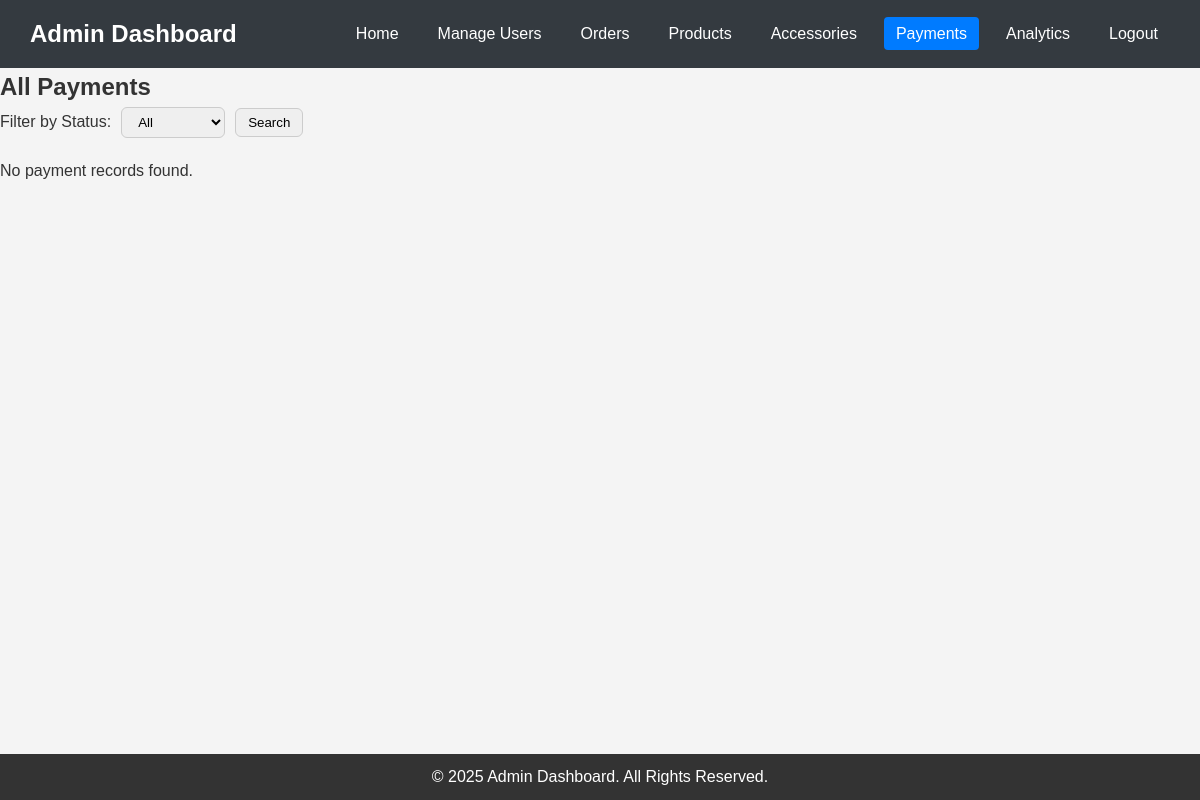
/admin/adminpage/payments.php, run on an earlier commit of the app's database.
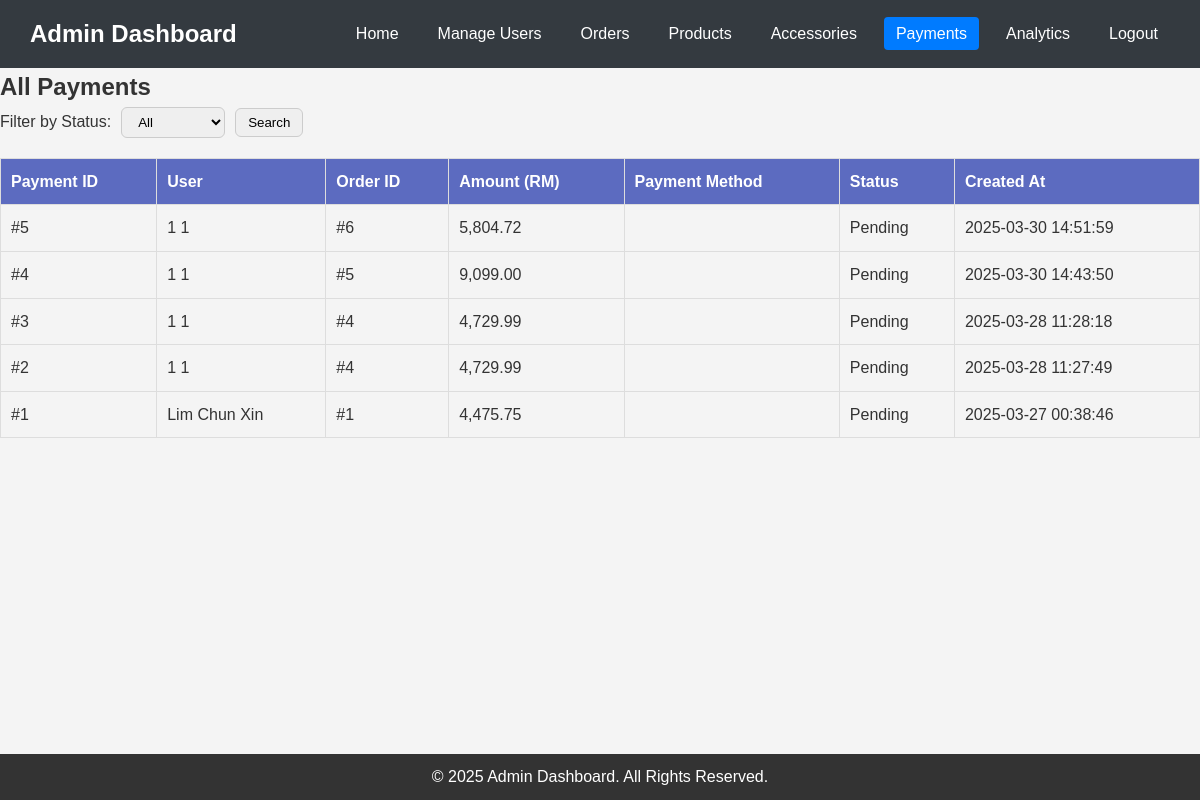
And on a later commit of the database.
### tables this page shows
CREATE TABLE `payments` (
  `id` int(11) NOT NULL,
  `order_id` int(11) DEFAULT NULL,
  `user_id` int(11) DEFAULT NULL,
  `amount` decimal(10,2) NOT NULL,
  `payment_method` varchar(50) NOT NULL,
  `status` enum('Pending','Paid','Failed','Refunded') DEFAULT 'Pending',
  `created_at` timestamp NOT NULL DEFAULT current_timestamp()
);

CREATE TABLE `users` (
  `id` int(11) NOT NULL,
  `username` varchar(50) NOT NULL,
  `first_name` varchar(50) NOT NULL,
  `last_name` varchar(50) NOT NULL,
  `email` varchar(100) NOT NULL,
  `phone_number` varchar(20) NOT NULL,
  `address` text NOT NULL,
  `password` varchar(255) NOT NULL,
  `created_at` timestamp NOT NULL DEFAULT current_timestamp(),
  `safe_key_question` varchar(255) NOT NULL,
  `safe_key_answer` varchar(255) NOT NULL,
  `role` enum('admin','user') NOT NULL DEFAULT 'user'
);

CREATE TABLE `orders` (
  `id` int(11) NOT NULL,
  `user_id` int(11) DEFAULT NULL,
  `total_price` decimal(10,2) NOT NULL,
  `delivery_method` enum('Delivery','Collection') NOT NULL,
  `status` enum('Pending','Processing','Shipped','Delivered','Cancelled') DEFAULT 'Pending',
  `created_at` timestamp NOT NULL DEFAULT current_timestamp()
);

### admin/adminpage/payments.php (the view, shortened to what this page needs)
<?php
include __DIR__ . "../../../backend/db_connect.php";
$sql = "SELECT p.*, u.first_name, u.last_name, o.id AS order_number
        FROM payments p
        LEFT JOIN users u ON p.user_id = u.id
        LEFT JOIN orders o ON p.order_id = o.id";
$sql .= " ORDER BY p.created_at DESC";
$stmt = $conn->prepare($sql);
$stmt->execute();
$payments_result = $stmt->get_result();
?>
<!DOCTYPE html>
<html lang="en">
<head>
    <link rel="stylesheet" href="../adminstyle/payment.css">
</head>
<body>
    <header>
        <div class="logo">
            <h1>Admin Dashboard</h1>
        </div>
        <nav>
            <ul>
                <li><a href="MainPage.php">Home</a></li>
                <li><a href="manageUsers.php">Manage Users</a></li>
                <li><a href="orders.php">Orders</a></li>
                <li><a href="products.php">Products</a></li>
                <li><a href="accessories.php">Accessories</a></li>
                <li><a href="payments.php" class="active">Payments</a></li>
                <li><a href="analytics.php">Analytics</a></li>
                <li><a href="../../backend/admin/authenticate/logout.php">Logout</a></li>
            </ul>
        </nav>
    </header>
    <section class="user-management">
        <h2>All Payments</h2>
        <form class="filter-form" method="get">
            <label for="status">Filter by Status:</label>
            <select name="status" id="status">
                <option value="">All</option>
            </select>
            <button type="submit">Search</button>
        </form>
        <?php if ($payments_result->num_rows > 0): ?>
        <table>
            <thead>
                <tr>
                    <th>Payment ID</th>
                    <th>User</th>
                    <th>Order ID</th>
                    <th>Amount (RM)</th>
                    <th>Payment Method</th>
                    <th>Status</th>
                    <th>Created At</th>
                </tr>
            </thead>
            <tbody>
                <?php while ($payment = $payments_result->fetch_assoc()): ?>
                <tr>
                    <td>#<?= $payment['id'] ?></td>
                    <td><?= $payment['first_name'] . " " . $payment['last_name'] ?></td>
                    <td>#<?= $payment['order_number'] ?></td>
                    <td><?= number_format($payment['amount'], 2) ?></td>
                    <td><?= $payment['payment_method'] ?></td>
                    <td><?= $payment['status'] ?></td>
                    <td><?= $payment['created_at'] ?></td>
                </tr>
                <?php endwhile; ?>
            </tbody>
        </table>
        <?php else: ?>
        <p>No payment records found.</p>
        <?php endif; ?>
    </section>
    <footer>
        <p>&copy; 2025 Admin Dashboard. All Rights Reserved.</p>
    </footer>
</body>
</html>

What changed in the data, as far as the page shows it:
added payments: id "5", user.first_name "1", user.last_name "1", order "6", amount "5,804.72", status "Pending", created_at "2025-03-30 14:51:59"
added payments: id "4", user.first_name "1", user.last_name "1", order "5", amount "9,099.00", status "Pending", created_at "2025-03-30 14:43:50"
added payments: id "3", user.first_name "1", user.last_name "1", order "4", amount "4,729.99", status "Pending", created_at "2025-03-28 11:28:18"
added payments: id "2", user.first_name "1", user.last_name "1", order "4", amount "4,729.99", status "Pending", created_at "2025-03-28 11:27:49"
added payments: id "1", user.first_name "Lim", user.last_name "Chun Xin", order "1", amount "4,475.75", status "Pending", created_at "2025-03-27 00:38:46"
Also different on the page:
text no longer shown: "No payment records found."
text now shown: "Payment ID User Order ID Amount (RM) Payment Method Status Created At"
